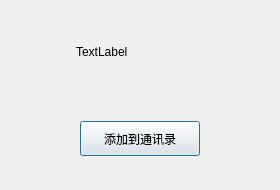
<?xml version="1.0" encoding="UTF-8"?>
<ui version="4.0">
 <class>FindSuccessDlg</class>
 <widget class="QDialog" name="FindSuccessDlg">
  <property name="geometry">
   <rect>
    <x>0</x>
    <y>0</y>
    <width>280</width>
    <height>190</height>
   </rect>
  </property>
  <property name="sizePolicy">
   <sizepolicy hsizetype="Preferred" vsizetype="Preferred">
    <horstretch>0</horstretch>
    <verstretch>0</verstretch>
   </sizepolicy>
  </property>
  <property name="minimumSize">
   <size>
    <width>0</width>
    <height>0</height>
   </size>
  </property>
  <property name="maximumSize">
   <size>
    <width>280</width>
    <height>190</height>
   </size>
  </property>
  <property name="windowTitle">
   <string>Dialog</string>
  </property>
  <layout class="QVBoxLayout" name="verticalLayout">
   <item>
    <widget class="QWidget" name="widget" native="true">
     <layout class="QHBoxLayout" name="horizontalLayout">
      <item>
       <widget class="QLabel" name="head_lb">
        <property name="sizePolicy">
         <sizepolicy hsizetype="Preferred" vsizetype="Preferred">
          <horstretch>0</horstretch>
          <verstretch>0</verstretch>
         </sizepolicy>
        </property>
        <property name="minimumSize">
         <size>
          <width>50</width>
          <height>50</height>
         </size>
        </property>
        <property name="maximumSize">
         <size>
          <width>50</width>
          <height>50</height>
         </size>
        </property>
        <property name="text">
         <string/>
        </property>
       </widget>
      </item>
      <item>
       <widget class="QLabel" name="name_lb">
        <property name="text">
         <string>TextLabel</string>
        </property>
       </widget>
      </item>
      <item>
       <spacer name="horizontalSpacer">
        <property name="orientation">
         <enum>Qt::Horizontal</enum>
        </property>
        <property name="sizeHint" stdset="0">
         <size>
          <width>40</width>
          <height>20</height>
         </size>
        </property>
       </spacer>
      </item>
     </layout>
    </widget>
   </item>
   <item>
    <widget class="QWidget" name="widget_2" native="true">
     <property name="sizePolicy">
      <sizepolicy hsizetype="Preferred" vsizetype="Preferred">
       <horstretch>0</horstretch>
       <verstretch>0</verstretch>
      </sizepolicy>
     </property>
     <property name="minimumSize">
      <size>
       <width>0</width>
       <height>0</height>
      </size>
     </property>
     <layout class="QHBoxLayout" name="horizontalLayout_2">
      <item>
       <widget class="ClickedBtn" name="add_friend_btn">
        <property name="minimumSize">
         <size>
          <width>120</width>
          <height>35</height>
         </size>
        </property>
        <property name="maximumSize">
         <size>
          <width>120</width>
          <height>35</height>
         </size>
        </property>
        <property name="text">
         <string>添加到通讯录</string>
        </property>
       </widget>
      </item>
     </layout>
    </widget>
   </item>
  </layout>
 </widget>
 <customwidgets>
  <customwidget>
   <class>ClickedBtn</class>
   <extends>QPushButton</extends>
   <header location="global">clickedbtn.h</header>
  </customwidget>
 </customwidgets>
 <resources/>
 <connections/>
</ui>
